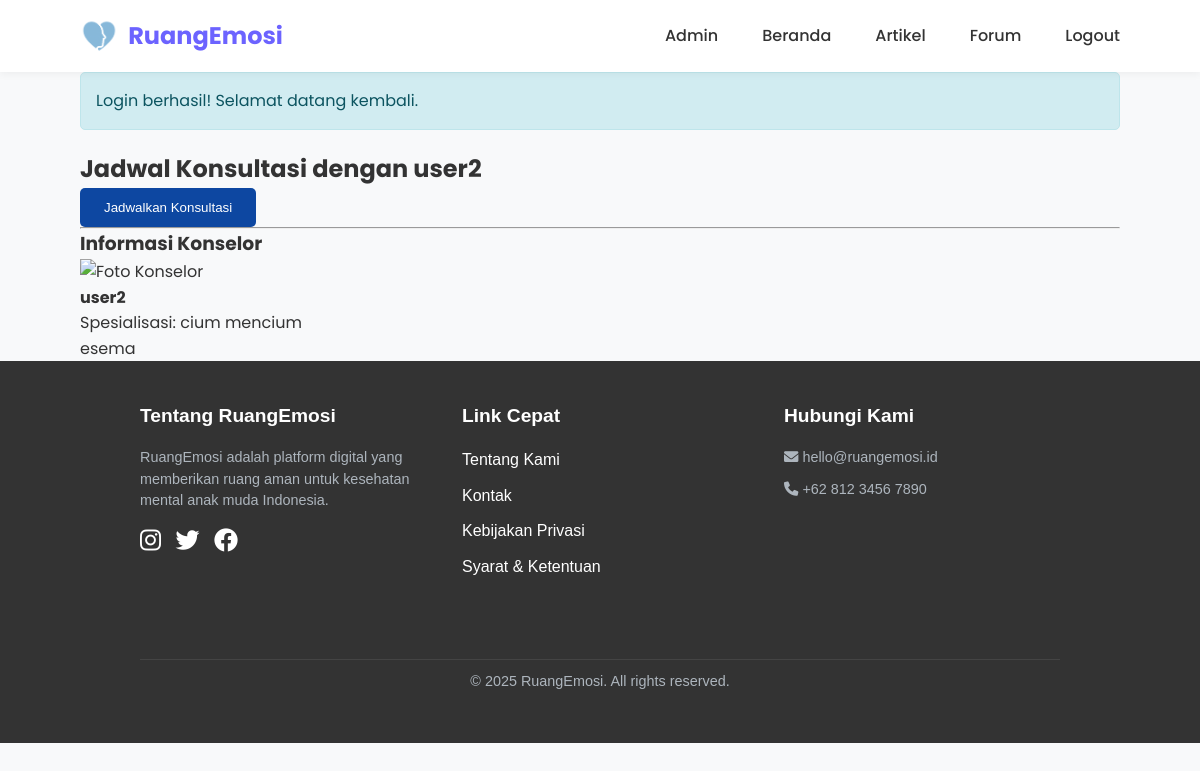
The page /consultation/book.php?counselor_id=10 (signed in) on the database its author committed.
### tables this page shows
CREATE TABLE `counselors` (
  `counselor_id` int NOT NULL,
  `user_id` int NOT NULL,
  `specialization` varchar(100) NOT NULL,
  `qualifications` text NOT NULL,
  `experience` text,
  `availability` text,
  `rating` decimal(3,1) DEFAULT '0.0',
  `session_count` int DEFAULT '0',
  `hourly_rate` decimal(10,2) DEFAULT '0.00',
  `certificate_path` varchar(255) DEFAULT NULL,
  `photo` varchar(255) DEFAULT NULL
);

CREATE TABLE `users` (
  `user_id` int NOT NULL,
  `username` varchar(50) NOT NULL,
  `email` varchar(100) NOT NULL,
  `password` varchar(255) NOT NULL,
  `full_name` varchar(100) DEFAULT NULL,
  `birth_date` date DEFAULT NULL,
  `gender` enum('L','P','Lainnya') DEFAULT NULL,
  `is_anonymous` tinyint(1) DEFAULT '1',
  `is_counselor` tinyint(1) DEFAULT '0',
  `bio` text,
  `profile_pic` varchar(255) DEFAULT NULL,
  `created_at` timestamp NULL DEFAULT CURRENT_TIMESTAMP,
  `updated_at` timestamp NULL DEFAULT CURRENT_TIMESTAMP ON UPDATE CURRENT_TIMESTAMP,
  `is_admin` tinyint(1) DEFAULT '0',
  `remember_token` varchar(64) DEFAULT NULL,
  `remember_token_expiry` datetime DEFAULT NULL,
  `reset_token` varchar(64) DEFAULT NULL,
  `reset_token_expiry` datetime DEFAULT NULL,
  `reset_attempts` int DEFAULT '0',
  `status` enum('active','pending') DEFAULT 'active',
  `profile_image` varchar(255) DEFAULT 'default.png'
);

### consultation/book.php (the view, shortened to what this page needs)
<?php
require_once '../includes/functions.php';
require_once '../includes/header.php';
$counselor = null;
if (isset($_GET['counselor_id'])) {
    $counselor_id = intval($_GET['counselor_id']);
    $stmt = $conn->prepare("
        SELECT c.*, u.username, u.profile_pic
        FROM counselors c
        JOIN users u ON c.user_id = u.user_id
        WHERE c.counselor_id = ?
    ");
    $stmt->bind_param("i", $counselor_id);
    $stmt->execute();
    $result = $stmt->get_result();
    if ($result->num_rows > 0) {
        $counselor = $result->fetch_assoc();
    }
}
?>
<section class="booking-section">
    <div class="container">
        <h2>Jadwal Konsultasi dengan
            <?php echo $counselor ? htmlspecialchars($counselor['username']) : 'Konselor Tidak Ditemukan'; ?>
        </h2>
        <?php if ($counselor): ?>
        <form method="POST">
            <button type="submit" class="btn btn-primary">Jadwalkan Konsultasi</button>
        </form>
        <hr>
        <h3>Informasi Konselor</h3>
        <div class="counselor-info">
            <img src="<?php echo $counselor['profile_pic'] ? BASE_URL . '/assets/images/profiles/' . $counselor['profile_pic'] : BASE_URL . '/assets/images/default-profile.jpg'; ?>" alt="Foto Konselor" width="100">
            <p><strong><?php echo htmlspecialchars($counselor['username']); ?></strong></p>
            <p>Spesialisasi: <?php echo htmlspecialchars($counselor['specialization']); ?></p>
            <p><?php echo nl2br(htmlspecialchars($counselor['qualifications'])); ?></p>
        </div>
        <?php else: ?>
            <p class="error-message">Konselor tidak ditemukan.</p>
        <?php endif; ?>
    </div>
</section>
<?php require_once '../includes/footer.php'; ?>

### assets/css/style.css (style rules this page uses)
:root { --primary-color: #6C63FF; --secondary-color: #4D44DB; --accent-color: #FF6584; --light-color: #F8F9FA; --dark-color: #212529; --gray-color: #6C757D; --light-gray: #E9ECEF; --success-color: #28A745; --warning-color: #FFC107; --danger-color: #DC3545; --pastel-blue: #A7C5EB; --pastel-purple: #C4A7E8; --pastel-pink: #F5C3C2; --pastel-green: #C1E1C1; }
* { margin: 0; padding: 0; box-sizing: border-box; }
body { font-family: 'Poppins', sans-serif; line-height: 1.6; color: var(--dark-color); background-color: #F9F9F9; }
.container { width: 100%; max-width: 1200px; margin: 0 auto; padding: 0 20px; }
.btn { display: inline-block; padding: 10px 20px; border-radius: 30px; font-weight: 500; text-align: center; cursor: pointer; transition: all 0.3s ease; border: none; }
.btn-primary { background-color: var(--primary-color); color: white; }

### includes/header.php (style rules this page uses)
* { margin: 0; padding: 0; box-sizing: border-box; }
body { font-family: 'Poppins', sans-serif; line-height: 1.6; color: #333; background-color: #f8f9fa; }
.container { width: 90%; max-width: 1200px; margin: 0 auto; }
.btn { padding: 0.75rem 1.5rem; border: none; border-radius: 5px; font-weight: 500; text-decoration: none; display: inline-block; }
.btn-primary { background-color: #0d47a1; color: #fff; }

### rows shown on the page
counselors: user.username "user2", specialization "cium mencium", qualifications "esema"

### other values the page prints
$_SESSION['message'] "Login berhasil! Selamat datang kembali."
